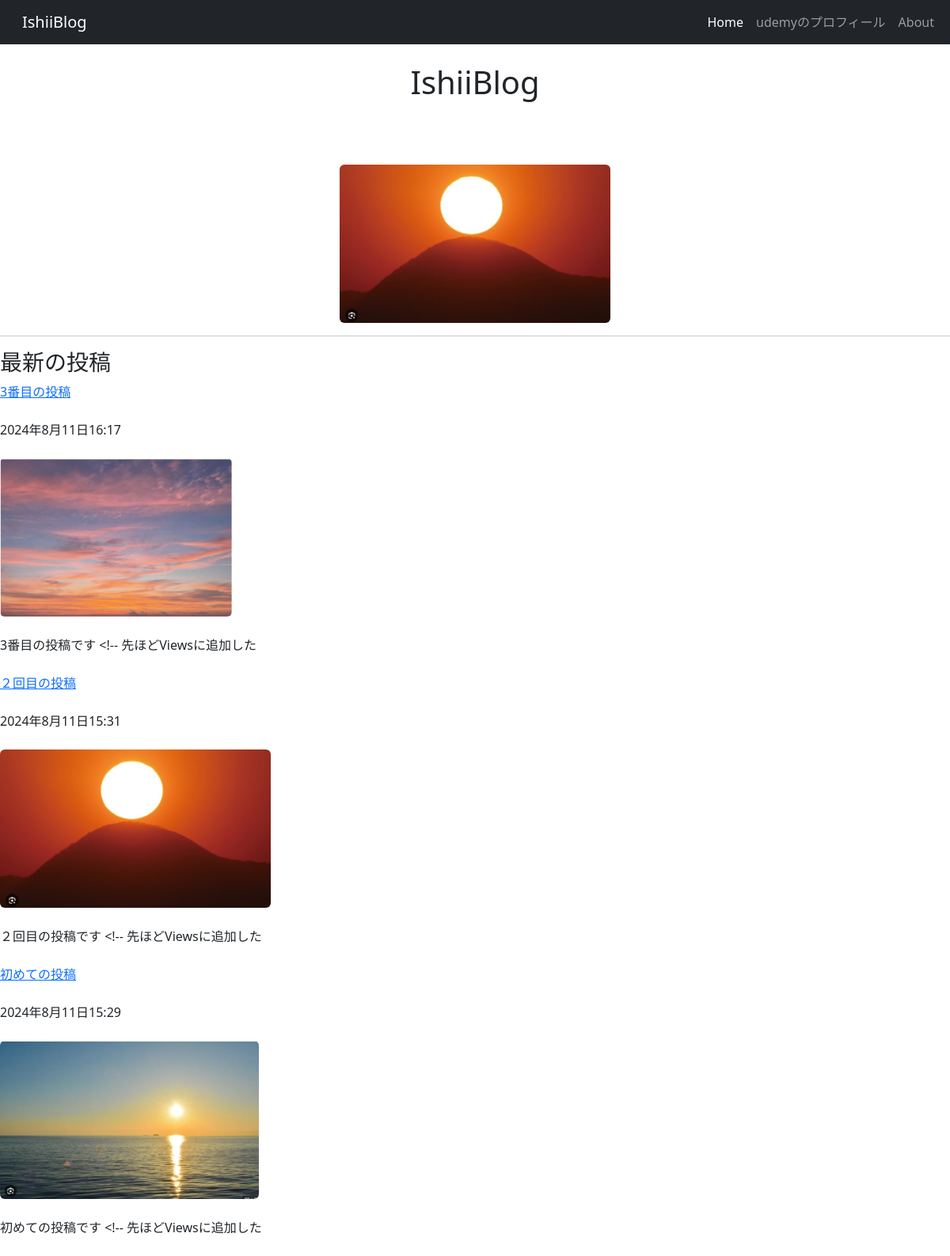
/posts/, run on the app's committed database.
### posts/models.py (models this page shows, shortened)
class Post(models.Model):
    title = models.CharField(max_length=100)#modelsライブラリの様々な
    published = models.DateTimeField()#modelsライブラリのDatteTimeFieldメソッドをつかう
    image = models.ImageField(upload_to="media/")#オプションにmedia/というところに画像ファイルをおくよというオプションをする。
    body = models.TextField()#本文をもちたい情報として=TexFielsd()メソッド(長文可能なデータ)機能を渡す。
    def summary(self):
        return self.body[:30]

### posts/views.py (the view)
# urls.py: path("", views.index, name="index"),
def index(request):
    posts = Post.objects.order_by('-published') #Post.objects取り出した全てのデータ全てのオブジェクトをもってくる。
    return render(request, 'posts/index.html/',  {'posts': posts})#直接returnするのではなくて外部のhtmlのほうを読みこんでブラウザにもどしてあげる。

### posts/templates/posts/index.html (shortened to what this page needs)
<!DOCTYPE html>
<html lang="ja">
<head>
    <link rel="stylesheet" href="https://cdn.jsdelivr.net/npm/bootstrap@5.3.3/dist/css/bootstrap.rtl.min.css">
</head>
<body>
    <nav class="navbar navbar-expand-lg navbar-dark bg-dark">
        <div class="container-fluid">
          <a class="navbar-brand" href="#">IshiiBlog</a>
          <div class="collapse navbar-collapse" id="navbarSupportedContent">
            <ul class="navbar-nav me-auto mb-2 mb-lg-0">
              <li class="nav-item">
                <a class="nav-link active" aria-current="page" href="#">Home</a>
              </li>
              <li class="nav-item">
                <a class="nav-link" href="https://www.udemy.com/course/django-beginner/lear/">udemyのプロフィール</a>
              </li>
              <li>
                <a class="nav-link" {% load static %} href="{% static 'posts/about.html' %}">About</a>
              </li>
          </div>
        </div>
      </nav>
      <div class="conteiner">
        <br />
        <h1 class="text-center">IshiiBlog</h1>
    <br /> <br />
    {% load static %}
    <br />
    <img src="{% static 'posts/homrd.png' %}" class="img-fruid rounded mx-auto d-block" style="max-height: 200px;"/>
    <hr>
    <h3>最新の投稿</h3>
    {% for post in posts.all %}
        <a href="{% url 'post_detail' post.id %}">{{ post.title }}</a>
        <br /> <br />
        {{ post.published }}
        <br /><br />
        <img src="{{ post.image.url }}" class="img-fruid rounded" style="max-height: 200px;"/>
        <br /><br />
        {{ post.summary }}
        <br /><br />
    {% endfor %}
  </div>
</body>

### data on the page
Post: title "3番目の投稿", published "2024年8月11日16:17", image (picture), summary "3番目の投稿です <!-- 先ほどViewsに追加した"
Post: title "２回目の投稿", published "2024年8月11日15:31", image (picture), summary "２回目の投稿です <!-- 先ほどViewsに追加した"
Post: title "初めての投稿", published "2024年8月11日15:29", image (picture), summary "初めての投稿です <!-- 先ほどViewsに追加した"
